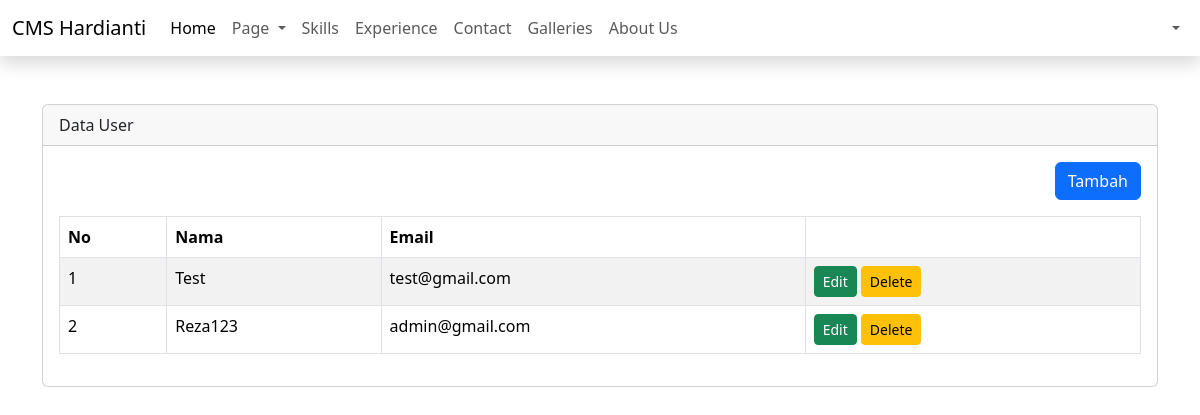
The page /admin/user.php on the database as committed earlier.
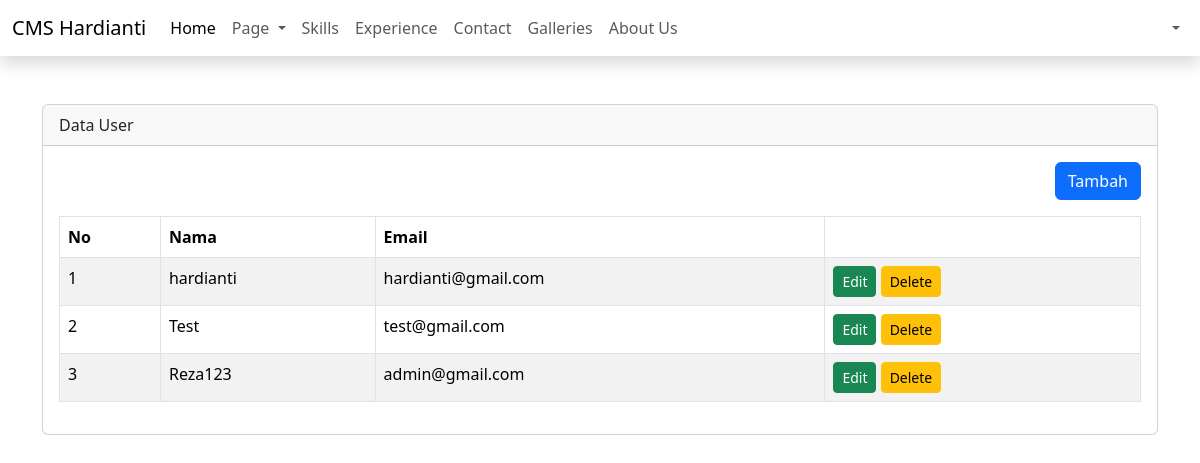
The same page on the database as committed later.
### tables this page shows
CREATE TABLE `users` (
  `id` int(11) NOT NULL,
  `id_level` int(11) DEFAULT NULL,
  `name` varchar(50) NOT NULL,
  `email` varchar(50) NOT NULL,
  `password` varchar(100) NOT NULL,
  `created_at` timestamp NOT NULL DEFAULT current_timestamp(),
  `updated_at` timestamp NULL DEFAULT NULL ON UPDATE current_timestamp(),
  `deleted_at` tinyint(4) NOT NULL
);

### admin/user.php (the view, shortened to what this page needs)
<?php
include 'config/koneksi.php';
$query = mysqli_query($config, "SELECT * FROM users WHERE deleted_at = 0 ORDER BY id DESC");
$row = mysqli_fetch_all($query, MYSQLI_ASSOC);
?>
<!DOCTYPE html>
<html lang="en">
<head>
    <link href="https://cdn.jsdelivr.net/npm/bootstrap@5.3.6/dist/css/bootstrap.min.css" rel="stylesheet">
</head>
<body>
    <div class="wrapper">
        <?php include 'inc/header.php'; ?>
        <div class="content mt-5">
            <div class="container">
                <div class="row">
                    <div class="col-sm-12">
                        <div class="card">
                            <div class="card-header">
                                Data User
                            </div>
                            <div class="card-body">
                                <div class="table-responsive">
                                    <div align="right" class="mb-3">
                                        <a href="tambah-user.php?level=<?php echo base64_encode($_SESSION['LEVEL']) ?>" class="btn btn-primary">Tambah</a>
                                    </div>
                                    <table class="table table-bordered table-striped" id="table">
                                        <thead>
                                            <tr>
                                                <th>No</th>
                                                <th>Nama</th>
                                                <th>Email</th>
                                                <th></th>
                                            </tr>
                                        </thead>
                                        <tbody>
                                            <?php $i = 1;
                                            foreach ($row as $key => $data): ?>
                                                <tr>
                                                    <td><?= $key + 1 ?></td>
                                                    <td><?= $data['name'] ?></td>
                                                    <td><?= $data['email'] ?></td>
                                                    <td>
                                                        <a href="tambah-user.php?edit=<?php echo $data['id'] ?>&level=<?php echo base64_encode($_SESSION['LEVEL']) ?>" class="btn btn-success btn-sm">Edit</a>
                                                        <a onclick="return confirm('Are you sure??')"
                                                            href="user.php?delete=<?php echo $data['id'] ?>" class="btn btn-warning btn-sm">Delete</a>
                                                    </td>
                                                </tr>
                                            <?php endforeach ?>
                                        </tbody>
                                    </table>
                                </div>
                            </div>
                        </div>
                    </div>
                </div>
            </div>
        </div>
    </div>
</body>
</html>

### admin/inc/header.php (shortened to what this page needs)
<header class="shadow">
    <nav class="navbar navbar-expand-lg bg-body-white">
        <div class="container-fluid">
            <a class="navbar-brand" href="#">CMS Hardianti</a>
            <div class="collapse navbar-collapse" id="navbarSupportedContent">
                <ul class="navbar-nav me-auto mb-2 mb-lg-0">
                    <li class="nav-item">
                        <a class="nav-link active" aria-current="page" href="#">Home</a>
                    </li>
                    <li class="nav-item dropdown">
                        <a class="nav-link dropdown-toggle" href="#" role="button" data-bs-toggle="dropdown" aria-expanded="false">
                            Page
                        </a>
                    </li>
                    <li class="nav-item">
                        <a class="nav-link" href="?page=manage-skill">Skills</a>
                    </li>
                    <li class="nav-item">
                        <a class="nav-link" href="?page=manage-experience">Experience</a>
                    </li>
                    <li class="nav-item">
                        <a class="nav-link" href="?page=manage-contact">Contact</a>
                    </li>
                    <li class="nav-item">
                        <a class="nav-link" href="?page=manage-gallery">Galleries</a>
                    </li>
                    <li class="nav-item">
                        <a class="nav-link" href="?page=manage-profile">About Us</a>
                    </li>
                </ul>
                <ul class="navbar-nav mr-auto mb-2 mb-lg-0">
                    <li class="nav-item dropdown">
                        <a class="nav-link dropdown-toggle" href="#" role="button" data-bs-toggle="dropdown" aria-expanded="false">
                        </a>
                    </li>
                </ul>
            </div>
        </div>
    </nav>
</header>

Rows that differ between the two databases and show on the page:
added users: name "hardianti", email "hardianti@gmail.com"
